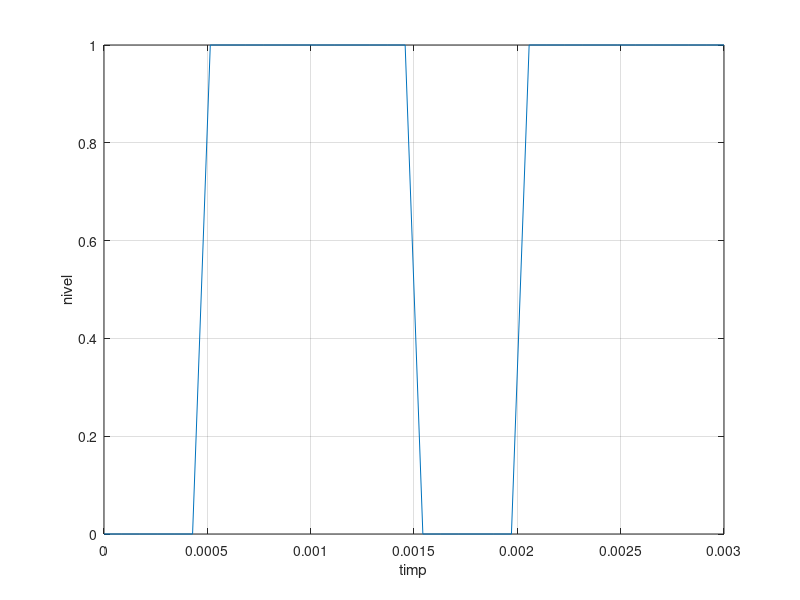

This chart was generated by the following MATLAB code:
% Se reprezinta un semnal binar de 6 biti, generati aleatoriu cu perioada
% de bit de 0.5 ms esantionat la 12kHz


semnal = randi([0 1], 1 , 6); %functie care genereaza un vector aleatoriu cu 
                         %valorile din vectorul [0 1], de dimensiune 1x6;
Fs = 12e3; %frecventa de esantionare
Tbit = 0.5e-3; %perioada de bit
N = Tbit/(1/Fs); %numar de esantioane per perioada de bit
semnalT = semnal(:);
semnalM = repmat(semnalT, 1, N); %dupa transpunere, se creeaza matricea cu 
                                 %numarul de esantioane pentru fiecare
                                 %perioada
semnalMt = semnalM'; 
semnalL = semnalMt(1:numel(semnalMt));%print transpunere si liniarizare se obtine vectorul dorit;
t = linspace(0, 6*0.5e-3,(N*Tbit)/(1/Fs));

plot(t,semnalL),grid,xlabel('timp'),ylabel('nivel');